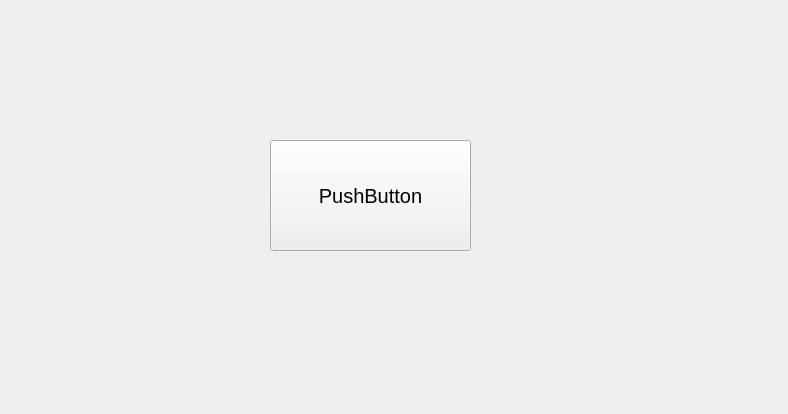
<?xml version="1.0" encoding="UTF-8"?>
<ui version="4.0">
 <class>Widget</class>
 <widget class="QWidget" name="Widget">
  <property name="geometry">
   <rect>
    <x>0</x>
    <y>0</y>
    <width>788</width>
    <height>414</height>
   </rect>
  </property>
  <property name="windowTitle">
   <string>Widget</string>
  </property>
  <widget class="QPushButton" name="pushButton">
   <property name="geometry">
    <rect>
     <x>270</x>
     <y>140</y>
     <width>201</width>
     <height>111</height>
    </rect>
   </property>
   <property name="font">
    <font>
     <pointsize>15</pointsize>
    </font>
   </property>
   <property name="text">
    <string>PushButton</string>
   </property>
  </widget>
 </widget>
 <layoutdefault spacing="6" margin="11"/>
 <resources/>
 <connections/>
</ui>
